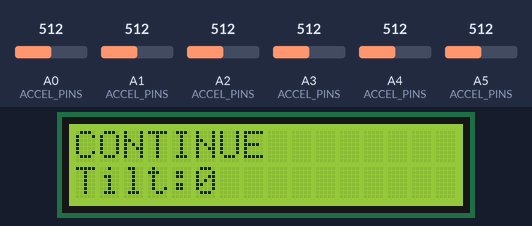
A sketch run on a simulated Arduino Uno, built with avr-gcc and run on an emulated ATmega328P. Shown: 16×2 character LCD. Inputs (shaded band) come from the test bench; at power-on: A0 (ACCEL_PINS) = 512, A1 (ACCEL_PINS) = 512, A2 (ACCEL_PINS) = 512, A3 (ACCEL_PINS) = 512, A4 (ACCEL_PINS) = 512, A5 (ACCEL_PINS) = 512. What the sketch prints to the serial monitor is not drawn.

Above: at 2.2 s.
2.3 s: A0 (ACCEL_PINS) set to 600
At 3.7 s:
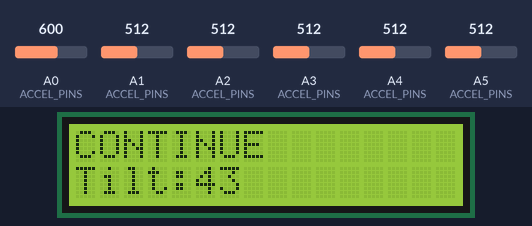
4.6 s: A0 (ACCEL_PINS) set to 613
At 6.1 s:
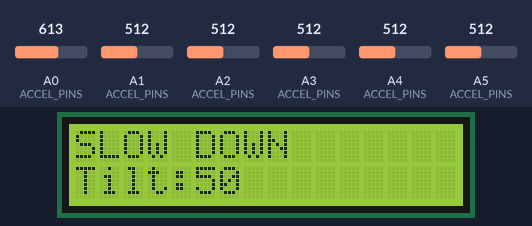
6.6 s: A1 (ACCEL_PINS) set to 702
At 8.7 s:
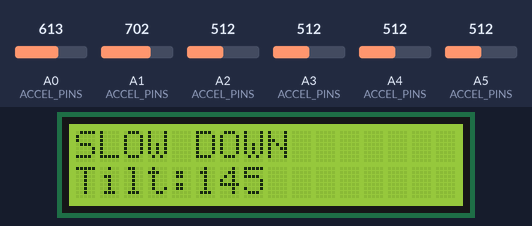
9.6 s: A1 (ACCEL_PINS) set to 723
At 11.2 s:
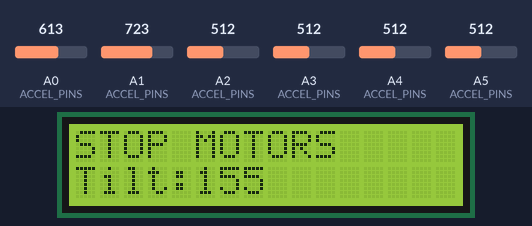
11.7 s: A2 (ACCEL_PINS) set to 716
At 13.9 s:
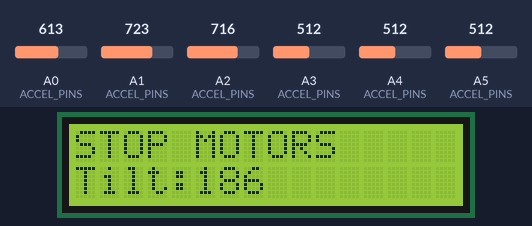
14.7 s: A3 (ACCEL_PINS) set to 716
At 16.6 s:
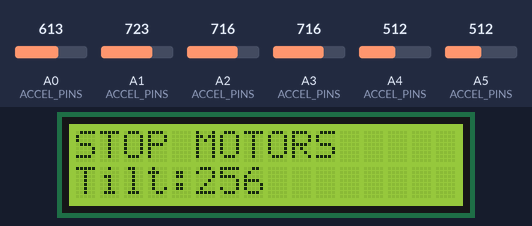
Timing chart, 0 to 18.1 s (numbered marks = the images above; inputs shaded):
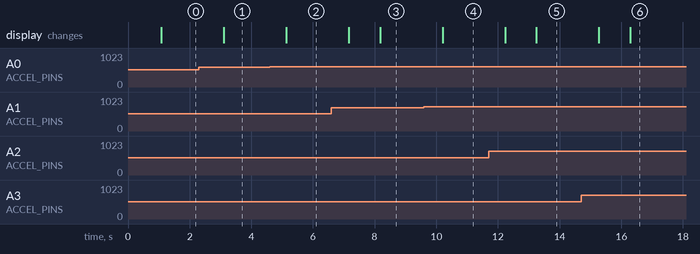

The sketch:

mini_project.ino
```cpp
/*
  sensor_fusion_arduino_fixed.ino
  Fixed: no use of Serial.printf / Serial.print with format.
  Uses snprintf into a buffer, then Serial.print(buffer).
*/

#include <Arduino.h>
#include <LiquidCrystal.h>
#include <math.h>

// LCD pins: RS, E, D4, D5, D6, D7  -- adjust wiring if needed
LiquidCrystal lcd(12, 11, 5, 4, 3, 2);

// Configuration
const int ROWS = 3;   // axes: X, Y, Z
const int COLS = 2;   // number of samples per axis
const float ALPHA = 0.98f;         // complementary filter weight
const float TILT_THRESHOLD = 150.0f; // tune for your sensor units
const float MOTION_THRESHOLD = 50.0f;

// Analog pin mapping for simulated inputs (replace when using real sensors)
const int ACCEL_PINS[ROWS][COLS] = {
  {A0, A1}, // accel X samples
  {A2, A3}, // accel Y samples
  {A4, A5}  // accel Z samples
};
const int GYRO_PINS[ROWS][COLS] = {
  {A0, A1}, // gyro X samples (for simulation, reuse or change)
  {A2, A3}, // gyro Y
  {A4, A5}  // gyro Z
};

// Buffers / states
float accel[ROWS][COLS];
float gyro[ROWS][COLS];
float fusedMat[ROWS][COLS];
float accel_avg[ROWS], gyro_avg[ROWS], fused_axis[ROWS];
float gyro_est[ROWS] = {0.0f, 0.0f, 0.0f};

// small helper to print formatted text over Serial (using snprintf)
void SerialPrintf(const char *fmt, ...) {
  char buf[128];
  va_list ap;
  va_start(ap, fmt);
  vsnprintf(buf, sizeof(buf), fmt, ap);
  va_end(ap);
  Serial.print(buf);
}

// Map ADC raw 0..1023 -> demo sensor value (centered around 0)
float mapRawToSensor(int raw) {
  // map 0..1023 to -512..+511 (demo units)
  return (float)(raw - 512);
}

// Read simulated accelerometer samples
void readAccelerometer() {
  for (int i = 0; i < ROWS; ++i) {
    for (int j = 0; j < COLS; ++j) {
      int raw = analogRead(ACCEL_PINS[i][j]); // 0..1023
      accel[i][j] = mapRawToSensor(raw);
    }
  }
}

// Read simulated gyroscope samples
void readGyroscope() {
  for (int i = 0; i < ROWS; ++i) {
    for (int j = 0; j < COLS; ++j) {
      int raw = analogRead(GYRO_PINS[i][j]);
      gyro[i][j] = mapRawToSensor(raw) * 1.0f; // scale if needed
    }
  }
}

// Matrix addition (element-wise)
void matrixAdd(float a[ROWS][COLS], float b[ROWS][COLS], float out[ROWS][COLS]) {
  for (int i = 0; i < ROWS; ++i)
    for (int j = 0; j < COLS; ++j)
      out[i][j] = a[i][j] + b[i][j];
}

// Average across columns -> axis average
void axisAverage(float mat[ROWS][COLS], float avg[ROWS]) {
  for (int i = 0; i < ROWS; ++i) {
    float s = 0.0f;
    for (int j = 0; j < COLS; ++j) s += mat[i][j];
    avg[i] = s / (float)COLS;
  }
}

// Complementary filter (very simple example)
void complementaryFilter(float accel_avg[ROWS], float gyro_est[ROWS], float fused_out[ROWS]) {
  for (int i = 0; i < ROWS; ++i) {
    fused_out[i] = ALPHA * accel_avg[i] + (1.0f - ALPHA) * gyro_est[i];
    gyro_est[i] = fused_out[i]; // update state (simplified)
  }
}

void printDebug(float accel_avg[ROWS], float gyro_avg[ROWS], float fused_axis[ROWS]) {
  Serial.print("Accel avg: ");
  for (int i = 0; i < ROWS; ++i) { Serial.print(accel_avg[i], 1); Serial.print(" "); }
  Serial.println();

  Serial.print("Gyro avg:  ");
  for (int i = 0; i < ROWS; ++i) { Serial.print(gyro_avg[i], 1); Serial.print(" "); }
  Serial.println();

  Serial.print("Fused axis: ");
  for (int i = 0; i < ROWS; ++i) { Serial.print(fused_axis[i], 1); Serial.print(" "); }
  Serial.println();
  Serial.println("-------------------------------");
}

// Decision logic and LCD display (uses SerialPrintf)
void decideActionAndDisplay(float fused_axis[ROWS]) {
  float tilt = sqrtf(fused_axis[0]*fused_axis[0] + fused_axis[1]*fused_axis[1]);
  float maxAxis = fabsf(fused_axis[0]);
  for (int i = 1; i < ROWS; ++i) {
    float a = fabsf(fused_axis[i]);
    if (a > maxAxis) maxAxis = a;
  }

  char line1[17] = {0};
  char line2[17] = {0};
  char buf[128];

  if (tilt > TILT_THRESHOLD || maxAxis > (TILT_THRESHOLD * 1.2f)) {
    // use SerialPrintf (snprintf -> Serial.print)
    SerialPrintf("Decision: STOP motors (tilt=%.2f, max=%.2f)\n", tilt, maxAxis);
    strncpy(line1, "STOP MOTORS", sizeof(line1)-1);
    snprintf(line2, sizeof(line2), "Tilt:%d", (int)tilt);
    // In real hardware: call motor stop function here
  } else if (tilt > MOTION_THRESHOLD) {
    SerialPrintf("Decision: SLOW DOWN (tilt=%.2f)\n", tilt);
    strncpy(line1, "SLOW DOWN", sizeof(line1)-1);
    snprintf(line2, sizeof(line2), "Tilt:%d", (int)tilt);
    // call slow motor
  } else {
    SerialPrintf("Decision: CONTINUE (tilt=%.2f)\n", tilt);
    strncpy(line1, "CONTINUE", sizeof(line1)-1);
    snprintf(line2, sizeof(line2), "Tilt:%d", (int)tilt);
    // normal operation
  }

  // Show on LCD
  lcd.clear();
  lcd.setCursor(0, 0);
  lcd.print(line1);
  lcd.setCursor(0, 1);
  lcd.print(line2);
}

void setup() {
  Serial.begin(115200);
  lcd.begin(16, 2);
  lcd.clear();
  lcd.setCursor(0, 0);
  lcd.print("Sensor Fusion");
  delay(1000);
  lcd.clear();

  Serial.println("Sensor fusion (Arduino) starting...");
  Serial.println("Simulated reads: analog A0..A5");
}

void loop() {
  readAccelerometer();
  readGyroscope();

  matrixAdd(accel, gyro, fusedMat);

  axisAverage(accel, accel_avg);
  axisAverage(gyro, gyro_avg);

  complementaryFilter(accel_avg, gyro_est, fused_axis);

  printDebug(accel_avg, gyro_avg, fused_axis);
  decideActionAndDisplay(fused_axis);

  delay(1000); // 1 second loop - tune for your use
}
```

Measured:
- the behaviour switches between 612 and 613 on A0 (ACCEL_PINS) (found by bisection; images 1 and 2)
- the behaviour switches between 711 and 712 on A1 (ACCEL_PINS) (found by bisection; images 3 and 4)
- after the input at 2.3 s, the display: changes after 0.81 s (image 1)
- after the input at 4.6 s, the display: changes after 0.54 s (image 2)
- after the input at 6.6 s, the display: first changes after 0.56 s (image 3 shows a later state)
- after the input at 9.6 s, the display: changes after 0.60 s (image 4)
- after the input at 11.7 s, the display: first changes after 0.53 s (image 5 shows a later state)
- after the input at 14.7 s, the display: first changes after 0.58 s (image 6 shows a later state)
